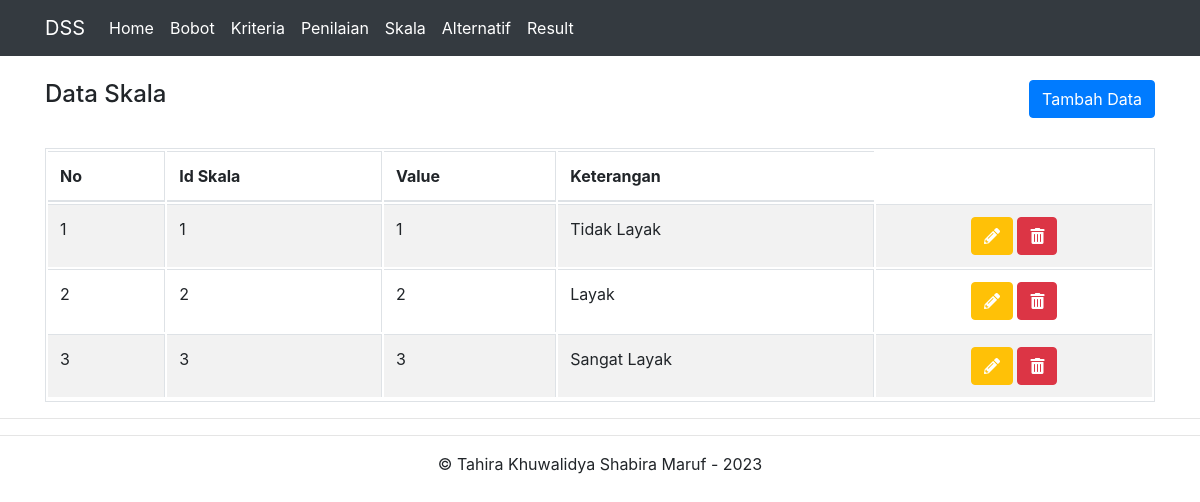
Screenshot of /skala.php with the database file from the repository.
### tables this page shows
CREATE TABLE `skala` (
  `id_skala` int(11) NOT NULL,
  `value` varchar(50) DEFAULT NULL,
  `keterangan` varchar(50) DEFAULT NULL
);

### web/skala.php (the view, shortened to what this page needs)
<?php
include "header.php";
include "includes/config.php";
$query = mysqli_query($koneksi, "SELECT * FROM skala");
?>
<br>
<div class="container">
	<div class="row">
		<div class="col-md-6 text-left">
			<h4>Data Skala</h4>
		</div>
		<div class="col-md-6 text-right">
			<button onclick="location.href='tambah-skala.php'" class="btn btn-primary">Tambah Data</button>
		</div>
	</div>
	<br>
	<table id="tabeldata" width="100%" class="table table-striped table-bordered">
		<thead>
			<tr>
				<th>No</th>
				<th>Id Skala</th>
				<th>Value</th>
				<th>Keterangan</th>
			</tr>
		</thead>
		<tbody>
			<?php
			$no = 1;
			while ($row = mysqli_fetch_array($query)) {
			?>
				<tr>
					<td><?php echo $no++ ?></td>
					<td><?php echo $row['id_skala'] ?></td>
					<td><?php echo $row['value'] ?></td>
					<td><?php echo $row['keterangan'] ?></td>
					<td class="text-center">
						<a href="edit-skala.php?id=<?php echo $row['id_skala'] ?>" class="btn btn-warning text-white"><i class="fas fa-pencil-alt"></i></a>
						<a href="hapus-skala.php?id=<?php echo $row['id_skala'] ?>" onclick="return confirm('Yakin ingin menghapus data')" class="btn btn-danger"><span class="fas fa-trash-alt"></span></a>
					</td>
				</tr>
			<?php
			}
			?>
		</tbody>
	</table>
</div>
<?php
include "footer.php";
?>

### rows the page displays
skala: id_skala "1", value "1", keterangan "Tidak Layak"
skala: id_skala "2", value "2", keterangan "Layak"
skala: id_skala "3", value "3", keterangan "Sangat Layak"
